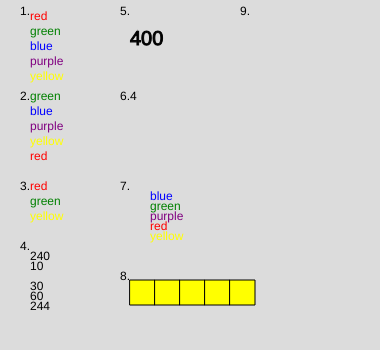
Frame 1 (no input)
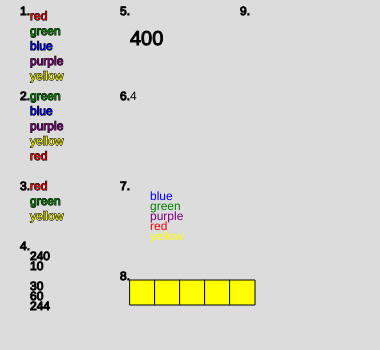
Frame 60 (no input)
Frame 120 (the mouse pressed at the canvas centre since frame 60): identical to frame 60, image omitted

The p5.js sketch that drew these frames (run headless with seeded random() and noise() and a simulated clock; from frame 60 on, the mouse is pressed at the canvas centre):

// p5.js sketch
// ── sketch.js

let colors = [];

function setup() {
  createCanvas(380, 350);
  
  
}

function draw() {
  background(220);

 fill("black")
 text("1.",20,15)
  fill("black")
 text("2.",20,100)
  fill("black")
 text("3.",20,190)
  fill("black")
 text("4.",20,250)
  fill("black")
 text("5.",120,15)
  fill("black")
 text("6.",120,100)
  fill("black")
 text("7.",120,190)
  fill("black")
 text("8.",120,280)
  fill("black")
 text("9.",240,15)



 //1

 
let colors = ["red", "green", "blue", "purple","yellow"]
 for(i = 0; i < colors.length; i++){
  fill(colors[i])
  text(colors[i], 30,20+i*15)
  
 }


 //2 

 let colors1 = ["red", "green", "blue", "purple","yellow"]

  let firstColor = colors1.shift()
  colors1.push(firstColor)


 for(i = 0; i < colors1.length; i++){
  fill(colors1[i])
  text(colors1[i], 30,100+i*15)
 }

//3
let colors2 =  ["red", "green", "blue", "purple","yellow"]


colors2.splice(2,2)

for( i = 0; i < colors2.length; i++){
  fill(colors2[i])
  text(colors2[i],30, 190+i*15)
}

//4

let numbers =[400,240,10,490,30,60,244,500,301,300]
let y = 250
for(i = 0; i < numbers.length; i++){
  

  if(numbers[i] < 300){
    fill(0)
    text(numbers[i],30, 250+i*10)
    //y = y + i * 5
    
  }
  
}

//5 


let total = 0;
let numbers1 = [3,55,93,20,102,6]
let numbers2 = [14,22,80,5]

for (let i = 0; i < numbers1.length; i++){
  total = total + numbers1[i]
}

for (let i = 0; i < numbers2.length; i++){
  total = total + numbers2[i]
}

fill(0)
textSize(20)
stroke(10)
text(total, 130,45)

textSize(12)
noStroke()

//6

let word = "Overheidsfinancieringstekort";
let count = 0;

for( i = 0; i<word.length; i++){

  if(word[i] == "e"){
    count++;
  }
  
}
fill(0)
text(count, 130,100 )


//7


let colors3 = ["red", "green","blue", "purple", "yellow"];
colors3.sort()
for(i = 0; i<colors3.length; i++){

  fill(colors3[i])
  text(colors3[i], 150,200 + i *10)
  
}


//8


for(i=0; i<5; i++){
  stroke(1)
  colors.push(color(random(255),random(255),random(255)))
  rect(130 + i*25,280,25,25)
  
}
}
